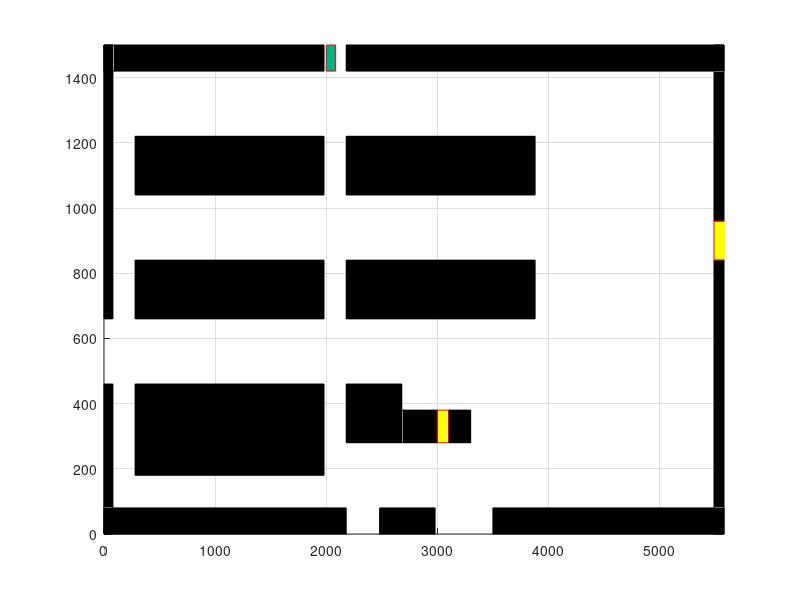

Source code (MATLAB):
% clc
% clear all
% close all

figure;
xlim([0,5580]);
ylim([0,1500]);
grid on;

rectangle('Position',[0,0,2180,80],'FaceColor',[0 0 0],'EdgeColor','k');
rectangle('Position',[2480,0,500,80],'FaceColor',[0 0 0],'EdgeColor','k');
rectangle('Position',[3500,0,2080,80],'FaceColor',[0 0 0],'EdgeColor','k');

rectangle('Position',[0,0,80,460],'FaceColor',[0 0 0],'EdgeColor','k');
rectangle('Position',[0,660,80,840],'FaceColor',[0 0 0],'EdgeColor','k');
rectangle('Position',[0,1420,1980,80],'FaceColor',[0 0 0],'EdgeColor','k');

rectangle('Position',[280,180,1700,280],'FaceColor',[0 0 0],'EdgeColor','k');
rectangle('Position',[280,660,1700,180],'FaceColor',[0 0 0],'EdgeColor','k');
rectangle('Position',[280,1040,1700,180],'FaceColor',[0 0 0],'EdgeColor','k');

rectangle('Position',[2180,660,1700,180],'FaceColor',[0 0 0],'EdgeColor','k');
rectangle('Position',[2180,1040,1700,180],'FaceColor',[0 0 0],'EdgeColor','k');
rectangle('Position',[2180,1420,3400,80],'FaceColor',[0 0 0],'EdgeColor','k');

rectangle('Position',[2180,280,500,180],'FaceColor',[0 0 0],'EdgeColor','k');
rectangle('Position',[2680,280,320,100],'FaceColor',[0 0 0],'EdgeColor','k');
rectangle('Position',[3100,280,200,100],'FaceColor',[0 0 0],'EdgeColor','k');

rectangle('Position',[5490,0,90,840],'FaceColor',[0 0 0],'EdgeColor','k');
rectangle('Position',[5490,960,90,540],'FaceColor',[0 0 0],'EdgeColor','k');

% %One way to left
% one_way_l = [280,80,1700,100];
% rectangle('Position',[280,80,1700,100],'FaceColor',[0 0.3 0.7],'EdgeColor','r');

% Initial state
rectangle('Position',[2000,1420,85,80],'FaceColor',[0 0.7 0.5],'EdgeColor','r');

%Goal 1
rectangle('Position',[3000,280,100,100],'FaceColor',[1 1 0],'EdgeColor','r');

%Goal 2
rectangle('Position',[5490,840,100,120],'FaceColor',[1 1 0],'EdgeColor','r');
